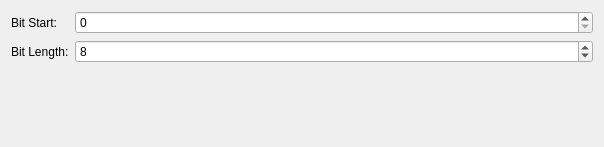
<?xml version="1.0" encoding="UTF-8"?>
<ui version="4.0">
 <class>HighlightForm</class>
 <widget class="QWidget" name="HighlightForm">
  <property name="geometry">
   <rect>
    <x>0</x>
    <y>0</y>
    <width>604</width>
    <height>147</height>
   </rect>
  </property>
  <property name="windowTitle">
   <string>Form</string>
  </property>
  <layout class="QVBoxLayout" name="verticalLayout">
   <item>
    <layout class="QFormLayout" name="formLayout">
     <item row="0" column="0">
      <widget class="QLabel" name="label">
       <property name="text">
        <string>Bit Start:</string>
       </property>
      </widget>
     </item>
     <item row="1" column="0">
      <widget class="QLabel" name="label_2">
       <property name="text">
        <string>Bit Length:</string>
       </property>
      </widget>
     </item>
     <item row="0" column="1">
      <widget class="QSpinBox" name="sb_start">
       <property name="maximum">
        <number>999999999</number>
       </property>
      </widget>
     </item>
     <item row="1" column="1">
      <widget class="QSpinBox" name="sb_length">
       <property name="minimum">
        <number>1</number>
       </property>
       <property name="maximum">
        <number>999999999</number>
       </property>
       <property name="value">
        <number>8</number>
       </property>
      </widget>
     </item>
    </layout>
   </item>
  </layout>
 </widget>
 <resources/>
 <connections/>
</ui>
